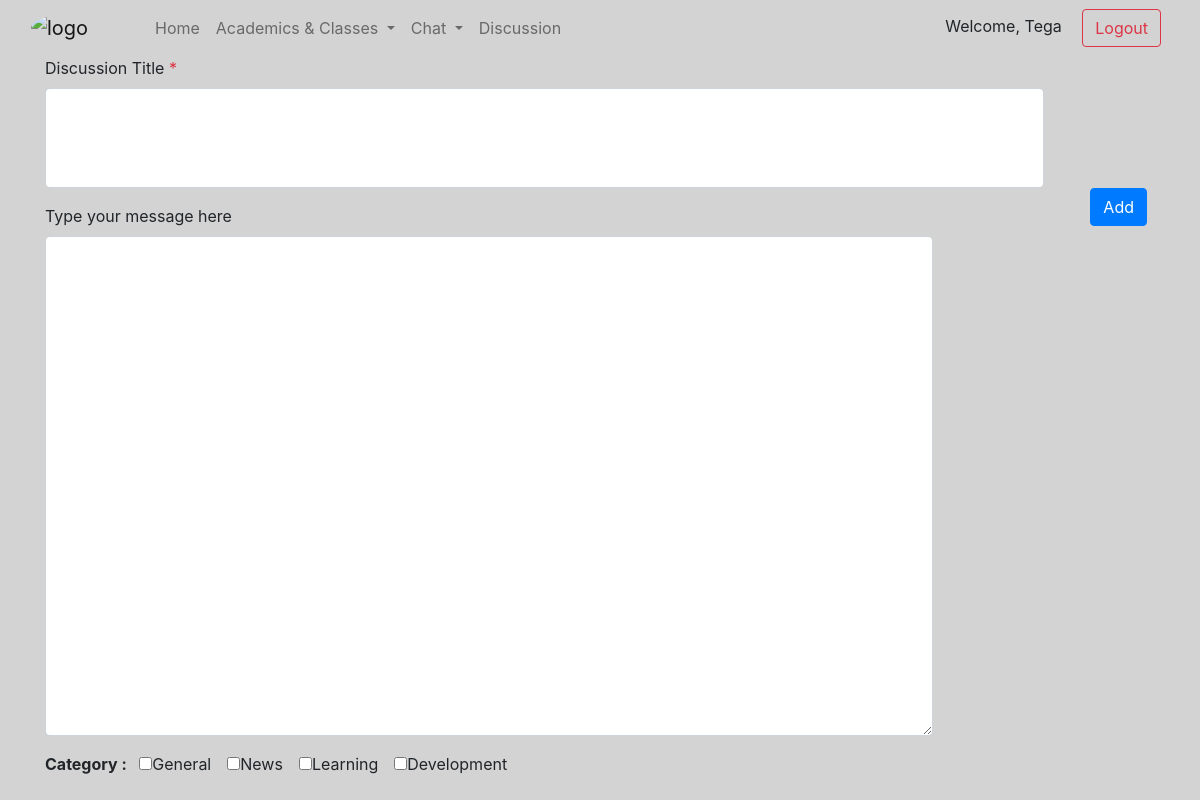
Screenshot of /create_discussion.php (signed in) with the database file from the repository.
### tables this page shows
CREATE TABLE `categories` (
  `id` int(11) NOT NULL,
  `name` varchar(255) NOT NULL,
  `description` text NOT NULL
);

### create_discussion.php (the view, shortened to what this page needs)
<!doctype html>
<html>
   <head>
      <link rel="stylesheet" href="assets/css/gou_css.css">
      <link rel="stylesheet" href="assets/css/bootstrap.min.css">
      <link rel="stylesheet" href="assets/font/css/fontawesome.min.css">
      <link href="assets/font/css/fontawesome.css" rel="stylesheet">
      <link href="assets/font/css/brands.css" rel="stylesheet">
      <link href="assets/font/css/solid.css" rel="stylesheet">
      <link rel="stylesheet" href="https://cdn.jsdelivr.net/npm/bootstrap-icons@1.5.0/font/bootstrap-icons.css">
   </head>
   <body class="div_color">
      <div class="container-fluid">
           <?php
                include('includes/header.php');
                include('includes/create-discussion-include.php');
           ?>
         <div class="container">
             <form method="POST" action="">
                 <div class="form-group">
                   <label for="text">Discussion Title</label><span class="text-danger"> *<?php echo $erro_mssg;?></span>
                   <input type="text" class="form-control" id="text" name="title" style="width: 90%; height: 100px;">
                   <input type="submit" name="create-discussion" class="btn mx-2 float-right btn-primary" style=" color: white;" value="Add">
                </div>
                <div class="form-group">
                   <label for="comment">Type your message here</label>
                   <textarea name="message" class="form-control" rows="5" id="comment" style="width: 80%; height: 500px;" palceholder="Type your message here"></textarea>
                </div>
                <div class="form-group">
                    <label for="level"><b>Category : </b></label>
                    <?php
						$sql = "SELECT * FROM categories WHERE true";
						$result = mysqli_query($conn, $sql);
                        while($row = mysqli_fetch_array($result)) {
							echo '<label class="mx-2">
									<input type="checkbox" class="radio" value="'.$row['id'].'" name="category_id" />'.$row['name'].'
								</label>';
                        }
                    ?>
                </div>
             </form>
         </div>
      </div>
    </body>
</html>

### assets/css/gou_css.css (style rules this page uses)
.div_color { background-color: lightgray; }

### rows the page displays
categories: name "General"
categories: name "News"
categories: name "Learning"
categories: name "Development"

### other values shown
$_SESSION["s_firstname"] "Tega"
